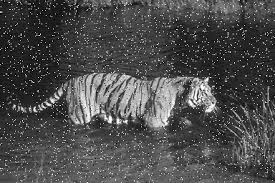
#> input picture assignment5/salt.jpg, 275 x 183 px, found by its file name
$ python denoised_salt_edge_detection.py   (older library calls are emulated)
#> lines starting #> are read from the running program, lines starting #| are printed output that depends on the picture; after the words box and inside, x2 and y2 are one past the last pixel; in counts of white or black regions, pixels touching at a corner belong together
import cv2
import numpy as np

img = cv2.imread('C:/Users/rahul/Desktop/Computer-Vision-Practical-CS4111/assignment5/salt.jpg')
#> img is the input picture: shape (183, 275, 3); min 0, max 255, mean 76.1
gray = cv2.cvtColor(img, cv2.COLOR_BGR2GRAY)
median = cv2.medianBlur(img,5)
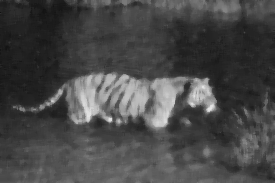
#> median: shape (183, 275, 3); min 17, max 230, mean 71.8


img_canny = cv2.Canny(img,100,200)
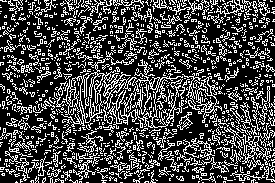
#> img_canny: shape (183, 275); 27.8% white in thin lines or dots


img_sobelx = cv2.Sobel(median,cv2.CV_8U,1,0,ksize=5)
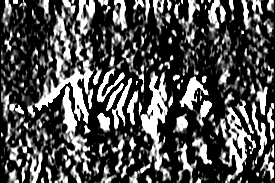
#> img_sobelx: shape (183, 275, 3); min 0, max 255, mean 78.5
img_sobely = cv2.Sobel(median,cv2.CV_8U,0,1,ksize=5)
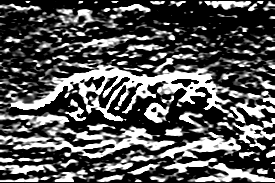
#> img_sobely: shape (183, 275, 3); min 0, max 255, mean 84.4
img_sobel = img_sobelx + img_sobely
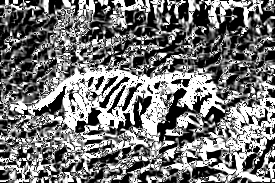
#> img_sobel: shape (183, 275, 3); min 0, max 255, mean 117.4


kernelx = np.array([[1,1,1],[0,0,0],[-1,-1,-1]])
kernely = np.array([[-1,0,1],[-1,0,1],[-1,0,1]])
img_prewittx = cv2.filter2D(median, -1, kernelx)
img_prewitty = cv2.filter2D(median, -1, kernely)
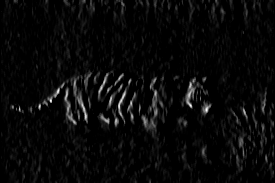
#> img_prewitty: shape (183, 275, 3); min 0, max 255, mean 9


cv2.imshow("Original Image", img)
cv2.imshow("After denoising", median)
cv2.imshow("Canny", img_canny)
cv2.imshow("Sobel X", img_sobelx)
cv2.imshow("Sobel Y", img_sobely)
cv2.imshow("Sobel", img_sobel)
cv2.imshow("Prewitt X", img_prewittx)
cv2.imshow("Prewitt Y", img_prewitty)
cv2.imshow("Prewitt", img_prewittx + img_prewitty)
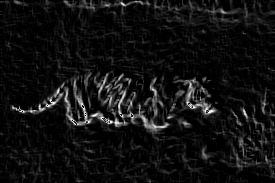
#> window 'Prewitt': shape (183, 275, 3); min 0, max 255, mean 17


cv2.waitKey(0)
cv2.destroyAllWindows()

$ run again, with assignment5/nu.jpg copied over assignment5/salt.jpg
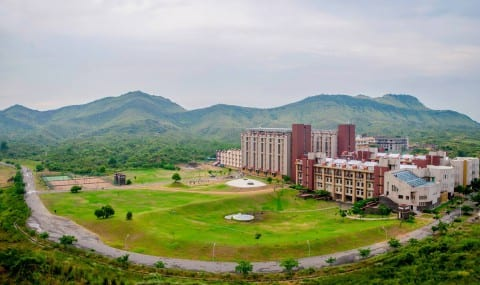
#> input picture assignment5/nu.jpg, 480 x 285 px, found by its file name
#> img is the input picture: shape (285, 480, 3); mean B, G, R 127.5, 151.5, 144.6
#> `img_canny = cv2.Canny(img,100,200)`:
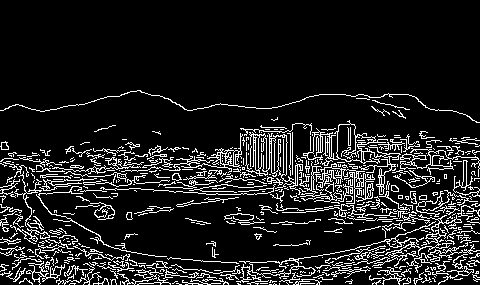
#> img_canny: shape (285, 480); 12.3% white in thin lines or dots, all inside (x1, y1, x2, y2) = (0, 90, 480, 285)
#> `cv2.imshow("Prewitt", img_prewittx + img_prewitty)`:
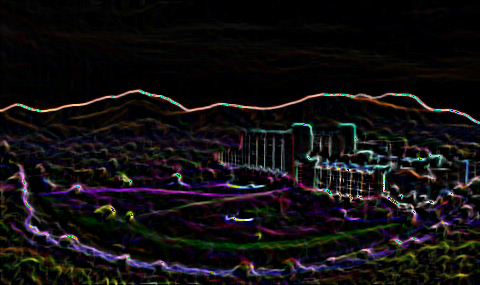
#> window 'Prewitt': shape (285, 480, 3); mean B, G, R 16.8, 15.4, 18.1
